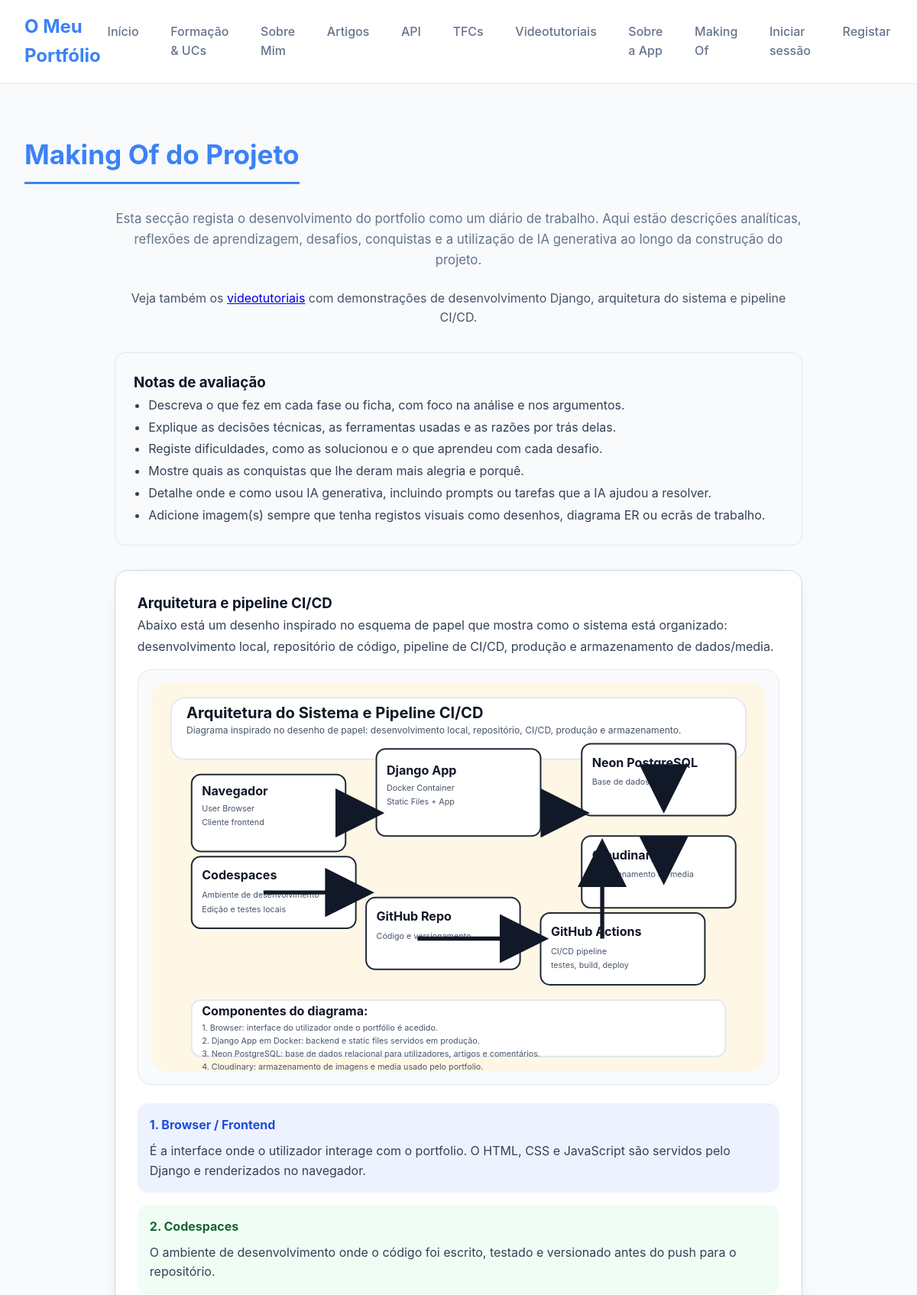
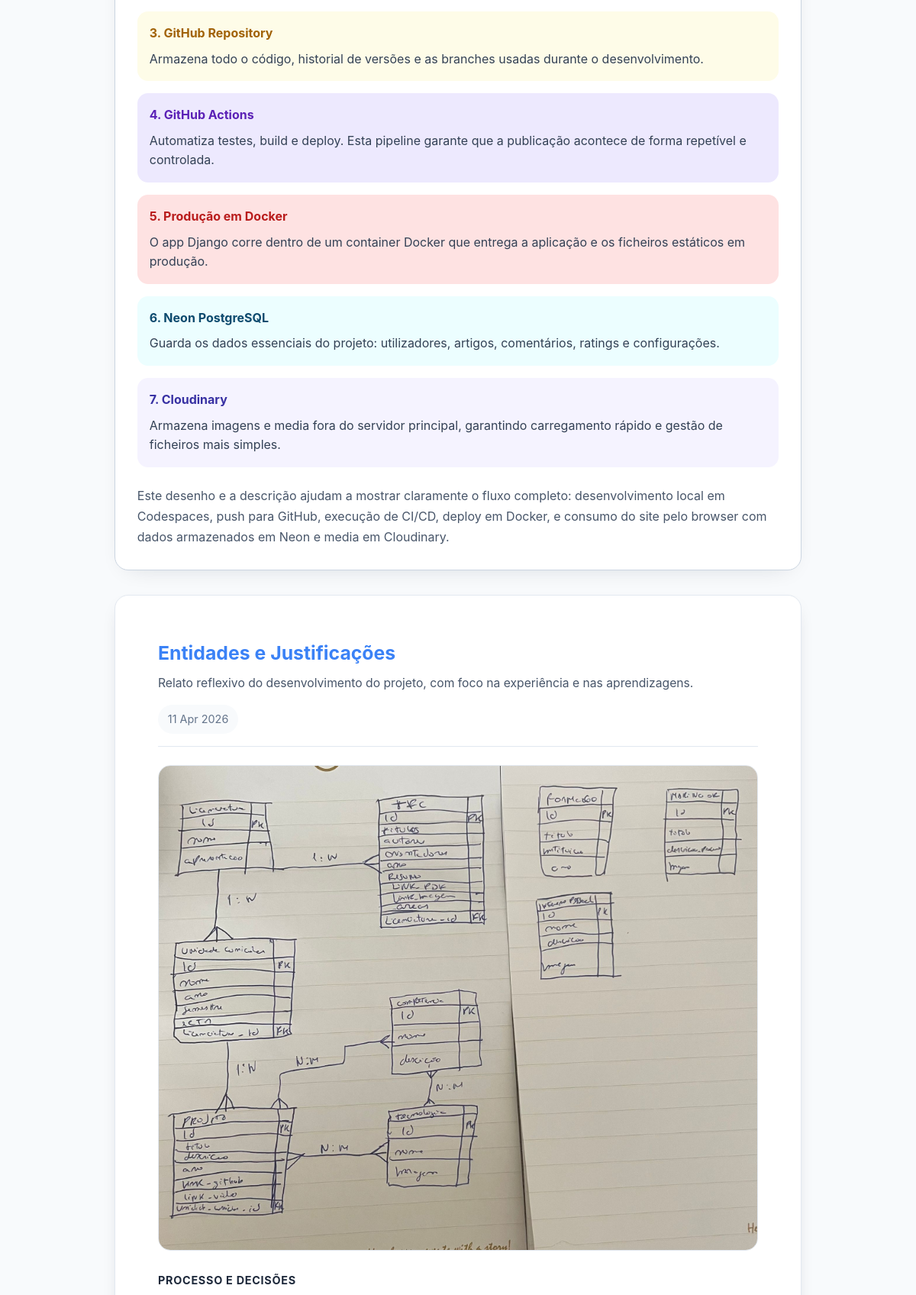
Page /makingof/ (upper part) on the committed database (2 pictures, top to bottom).
### portfolio/models.py (models this page shows, shortened)
class MakingOf(models.Model):
    titulo = models.CharField(max_length=100)
    data = models.DateTimeField(auto_now_add=True)
    descricao_processo = models.TextField(help_text="Descrição de decisões e justificação de modelos (Pode usar Markdown)")
    erros_encontrados = models.TextField(blank=True, help_text="Erros encontrados e respetivas correções (Pode usar Markdown)")
    uso_ia = models.TextField(blank=True, help_text="Como a IA contribuiu (ou não) para o processo")
    imagem_caderno = models.ImageField(upload_to='makingof/', blank=True, null=True, help_text="Registo em papel, DER, etc.")
    class Meta:
        verbose_name_plural = "Making Of"

### portfolio/views.py (the view)
# urls.py: path('makingof/', views.makingof_view, name='makingof'),
def makingof_view(request):
    makingofs = MakingOf.objects.all().order_by('-data')
    return render(request, 'portfolio/makingof.html', {'makingofs': makingofs})

### portfolio/templates/portfolio/makingof.html (shortened to what this page needs)
{% extends 'portfolio/base.html' %}
{% load static %}
{% block content %}
<div style="display: flex; justify-content: space-between; align-items: center; margin-bottom: 2rem;">
    <h2 class="page-title" style="margin: 0;">Making Of do Projeto</h2>
</div>
<div style="max-width: 900px; margin: auto;">
    <p style="margin-bottom: 1.5rem; color: var(--text-muted); font-size: 1.05rem; text-align: center;">Esta secção regista o desenvolvimento do portfolio como um diário de trabalho. Aqui estão descrições analíticas, reflexões de aprendizagem, desafios, conquistas e a utilização de IA generativa ao longo da construção do projeto.</p>
    <p style="margin-bottom: 2rem; color: #475569; text-align: center;">Veja também os <a href="{% url 'portfolio:videotutoriais' %}">videotutoriais</a> com demonstrações de desenvolvimento Django, arquitetura do sistema e pipeline CI/CD.</p>
    <div style="background: #f8fafc; border: 1px solid #e2e8f0; border-radius: 14px; padding: 1.5rem; margin-bottom: 2rem;">
        <h3 style="margin-top: 0; color: #0f172a;">Notas de avaliação</h3>
        <ul style="color: #334155; line-height: 1.8; margin: 0; padding-left: 1.2rem;">
            <li>Descreva o que fez em cada fase ou ficha, com foco na análise e nos argumentos.</li>
            <li>Explique as decisões técnicas, as ferramentas usadas e as razões por trás delas.</li>
            <li>Registe dificuldades, como as solucionou e o que aprendeu com cada desafio.</li>
            <li>Mostre quais as conquistas que lhe deram mais alegria e porquê.</li>
            <li>Detalhe onde e como usou IA generativa, incluindo prompts ou tarefas que a IA ajudou a resolver.</li>
            <li>Adicione imagem(s) sempre que tenha registos visuais como desenhos, diagrama ER ou ecrãs de trabalho.</li>
        </ul>
    </div>
    <div style="background: white; border: 1px solid #cbd5e1; border-radius: 18px; padding: 1.8rem; margin-bottom: 2rem; box-shadow: 0 10px 30px -18px rgba(15, 23, 42, 0.2);">
        <h3 style="margin-top: 0; color: #0f172a;">Arquitetura e pipeline CI/CD</h3>
        <p style="color: #334155; line-height: 1.7; margin-bottom: 1rem;">Abaixo está um desenho inspirado no esquema de papel que mostra como o sistema está organizado: desenvolvimento local, repositório de código, pipeline de CI/CD, produção e armazenamento de dados/media.</p>
        <div style="max-width: 100%; overflow: hidden; border-radius: 18px; border: 1px solid #e2e8f0; background: #f8fafc; padding: 1rem; margin-bottom: 1.5rem;">
            <img src="{% static 'portfolio/cicd-paper-diagram.svg' %}" alt="Diagrama de arquitetura e CI CD" style="width: 100%; display: block;">
        </div>
        <div style="display: grid; gap: 1rem;">
            <div style="background: #eef2ff; border-radius: 14px; padding: 1rem;">
                <strong style="color: #1d4ed8;">1. Browser / Frontend</strong>
                <p style="margin: 0.5rem 0 0 0; color: #334155; line-height: 1.6;">É a interface onde o utilizador interage com o portfolio. O HTML, CSS e JavaScript são servidos pelo Django e renderizados no navegador.</p>
            </div>
            <div style="background: #f0fdf4; border-radius: 14px; padding: 1rem;">
                <strong style="color: #166534;">2. Codespaces</strong>
                <p style="margin: 0.5rem 0 0 0; color: #334155; line-height: 1.6;">O ambiente de desenvolvimento onde o código foi escrito, testado e versionado antes do push para o repositório.</p>
            </div>
            <div style="background: #fefce8; border-radius: 14px; padding: 1rem;">
                <strong style="color: #a16207;">3. GitHub Repository</strong>
                <p style="margin: 0.5rem 0 0 0; color: #334155; line-height: 1.6;">Armazena todo o código, historial de versões e as branches usadas durante o desenvolvimento.</p>
            </div>
            <div style="background: #ede9fe; border-radius: 14px; padding: 1rem;">
                <strong style="color: #5b21b6;">4. GitHub Actions</strong>
                <p style="margin: 0.5rem 0 0 0; color: #334155; line-height: 1.6;">Automatiza testes, build e deploy. Esta pipeline garante que a publicação acontece de forma repetível e controlada.</p>
            </div>
            <div style="background: #fee2e2; border-radius: 14px; padding: 1rem;">
                <strong style="color: #b91c1c;">5. Produção em Docker</strong>
                <p style="margin: 0.5rem 0 0 0; color: #334155; line-height: 1.6;">O app Django corre dentro de um container Docker que entrega a aplicação e os ficheiros estáticos em produção.</p>
            </div>
            <div style="background: #ecfeff; border-radius: 14px; padding: 1rem;">
                <strong style="color: #0c4a6e;">6. Neon PostgreSQL</strong>
                <p style="margin: 0.5rem 0 0 0; color: #334155; line-height: 1.6;">Guarda os dados essenciais do projeto: utilizadores, artigos, comentários, ratings e configurações.</p>
            </div>
            <div style="background: #f5f3ff; border-radius: 14px; padding: 1rem;">
                <strong style="color: #3730a3;">7. Cloudinary</strong>
                <p style="margin: 0.5rem 0 0 0; color: #334155; line-height: 1.6;">Armazena imagens e media fora do servidor principal, garantindo carregamento rápido e gestão de ficheiros mais simples.</p>
            </div>
        </div>
        <p style="margin-top: 1.5rem; color: #475569; line-height: 1.7;">Este desenho e a descrição ajudam a mostrar claramente o fluxo completo: desenvolvimento local em Codespaces, push para GitHub, execução de CI/CD, deploy em Docker, e consumo do site pelo browser com dados armazenados em Neon e media em Cloudinary.</p>
    </div>
    {% for post in makingofs %}
    <article class="card" style="margin-bottom: 2.5rem; box-shadow: 0 10px 25px -12px rgba(15, 23, 42, 0.25); border-radius: 18px; overflow: hidden;">
        <div style="padding: 2rem; background: white;">
            <header style="display: flex; flex-wrap: wrap; justify-content: space-between; align-items: flex-start; gap: 1rem; margin-bottom: 1.5rem; border-bottom: 1px solid #e2e8f0; padding-bottom: 1rem;">
                <div>
                    <h3 style="margin: 0 0 0.4rem 0; color: var(--primary); font-size: 1.55rem;">{{ post.titulo }}</h3>
                    <p style="margin: 0; color: #475569; font-size: 0.98rem;">Relato reflexivo do desenvolvimento do projeto, com foco na experiência e nas aprendizagens.</p>
                </div>
                <span style="font-size: 0.9rem; color: var(--text-muted); background: #f8fafc; padding: 0.45rem 0.8rem; border-radius: 999px;">{{ post.data|date:"d M Y" }}</span>
            </header>
            {% if post.imagem_caderno %}
            <div style="margin-bottom: 1.7rem; border-radius: 16px; overflow: hidden; border: 1px solid #e2e8f0;">
                <img src="{{ post.imagem_caderno.url }}" alt="Imagem do registo de making of" style="width: 100%; height: auto; display: block;">
            </div>
            {% endif %}
            <div style="margin-bottom: 1.5rem;">
                <h4 style="margin-bottom: 0.6rem; color: #1e293b;">Processo e Decisões</h4>
            </div>
        </div>
    </article>
    {% endfor %}
</div>
{% endblock %}

### portfolio/static/portfolio/styles.css (style rules this page uses)
:root { --bg-color: #f8fafc; --text-main: #1e293b; --text-muted: #64748b; --primary: #0f172a; --accent: #3b82f6; --card-bg: #ffffff; --border: #e2e8f0; }
* { box-sizing: border-box; margin: 0; padding: 0; font-family: 'Inter', system-ui, sans-serif; }
body { background-color: var(--bg-color); color: var(--text-main); line-height: 1.6; }
.page-title { margin-bottom: 2rem; font-size: 2.2rem; color: var(--primary); border-bottom: 3px solid var(--accent); padding-bottom: 0.5rem; display: inline-block; }
.card { background: var(--card-bg); border: 1px solid var(--border); border-radius: 12px; padding: 1.5rem; box-shadow: 0 4px 6px -1px rgba(0,0,0,0.05); transition: transform 0.2s; }
.card h3 { color: var(--primary); margin-bottom: 0.5rem; font-size: 1.3rem; }
.card h4 { color: var(--text-muted); font-size: 0.9rem; text-transform: uppercase; letter-spacing: 0.05em; margin: 1rem 0 0.5rem; }

### portfolio/templates/portfolio/base.html (style rules this page uses)
:root { --primary: #3b82f6; --success: #10b981; --danger: #ef4444; --secondary: #64748b; --bg-card: #ffffff; --shadow: 0 4px 6px -1px rgb(0 0 0 / 0.1), 0 2px 4px -2px rgb(0 0 0 / 0.1); }

### rows in the picture
MakingOf: titulo "Entidades e Justificações", data "11 Apr 2026", imagem_caderno (picture)
